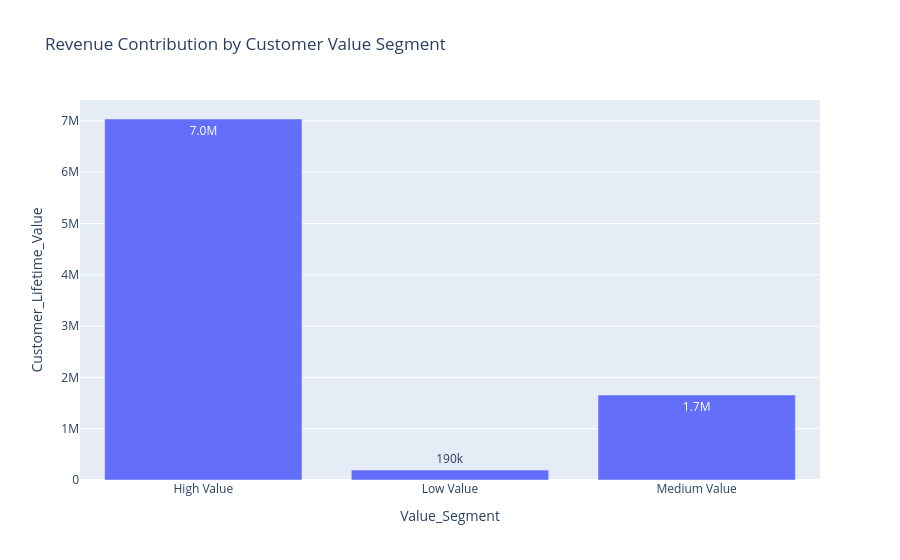

Notebook source saved alongside this figure:
### Code cell
segment_revenue = (
    clv.groupby("Value_Segment")["Customer_Lifetime_Value"]
    .sum()
    .reset_index()
)

fig = px.bar(
    segment_revenue,
    x="Value_Segment",
    y="Customer_Lifetime_Value",
    title="Revenue Contribution by Customer Value Segment",
    text_auto=".2s"
)

fig.show()

### Figure 1 — Plotly figure (JSON) as saved in the notebook; plotly's stock layout.template omitted (floating-point values rounded to 4 significant figures)
{"data": [{"hovertemplate": "Value_Segment=%{x}<br>Customer_Lifetime_Value=%{y}<extra></extra>", "legendgroup": "", "marker": {"color": "#636efa", "pattern": {"shape": ""}}, "name": "", "orientation": "v", "showlegend": false, "textposition": "auto", "texttemplate": "%{y:.2s}", "type": "bar", "x": ["High Value", "Low Value", "Medium Value"], "xaxis": "x", "y": [7038000.0, 193200.0, 1656000.0], "yaxis": "y"}], "layout": {"barmode": "relative", "legend": {"tracegroupgap": 0}, "title": {"text": "Revenue Contribution by Customer Value Segment"}, "xaxis": {"anchor": "y", "domain": [0, 1], "title": {"text": "Value_Segment"}}, "yaxis": {"anchor": "x", "domain": [0, 1], "title": {"text": "Customer_Lifetime_Value"}}}}
